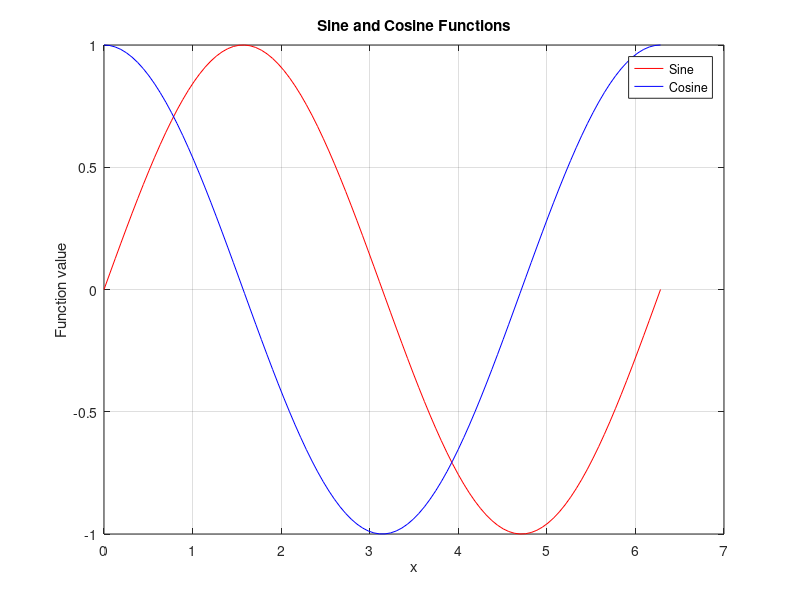

MATLAB code to generate this figure:
%Sine and cosine plotter
x = linspace(0, 2*pi, 100);
y1 = sin(x);
y2 = cos(x);
plot(x, y1, 'r', x, y2, 'b');
legend('Sine', 'Cosine');
xlabel('x');
ylabel('Function value');
title('Sine and Cosine Functions');
grid on;